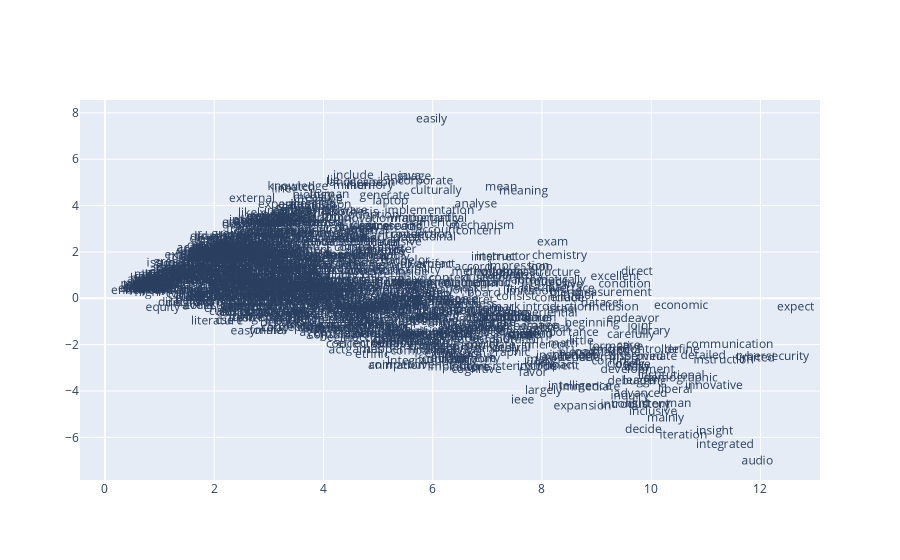

Here is the notebook cell this chart was saved with:
### Markdown cell above
# The text version of scatter plot looks messy but you can zoom it for great results

### Code cell
trace = go.Scattergl(
    x = data_2d[:,0],
    y = data_2d[:,1],
    mode = 'text',
    marker = dict(
        color = '#FFBAD2',
        line = dict(width = 1)
    ),
    text = vectorizer.get_feature_names()
)
data = [trace]
iplot(data, filename='text-scatter-mode')

### Figure 1 — Plotly figure (JSON) as saved in the notebook; plotly's stock layout.template omitted (floating-point values rounded to 4 significant figures; data arrays with more than 128 entries replaced by an {"elided": "..."} marker saying what was removed)
{"data": [{"marker": {"color": "#FFBAD2", "line": {"width": 1}}, "mode": "text", "text": {"elided": "1687 str values"}, "type": "scattergl", "x": {"elided": "1000 float values"}, "y": {"elided": "1000 float values"}}], "layout": {}}
